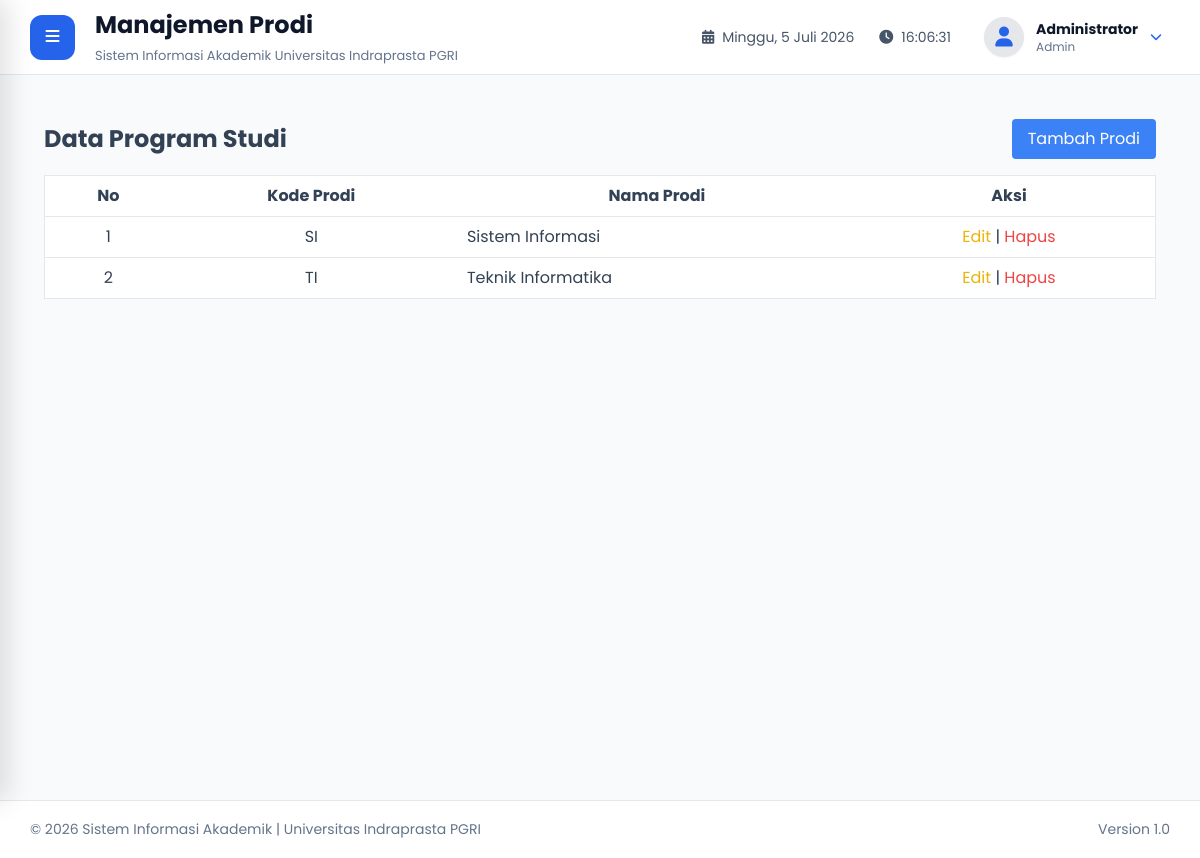
Screenshot of /admin/prodi/index.php (signed in) with the database file from the repository.
### tables this page shows
CREATE TABLE `prodi` (
  `id_prodi` CHAR(36) PRIMARY KEY,
  `kode_prodi` VARCHAR(10) UNIQUE NOT NULL,
  `nama_prodi` VARCHAR(100) NOT NULL
);

### admin/prodi/index.php (the view, shortened to what this page needs)
<?php
require_once "../../layout/header.php";
require_once "../../layout/sidebar.php";
require_once "../../layout/navbar.php";
require_once "../../config/koneksi.php";
$prodi = $pdo->query("SELECT * FROM prodi ORDER BY kode_prodi ASC")->fetchAll();
?>
<div class="p-6">
    <div class="flex justify-between items-center mb-4">
        <h1 class="text-2xl font-bold">Data Program Studi</h1>
        <a href="tambah.php" class="bg-blue-500 text-white px-4 py-2 rounded">Tambah Prodi</a>
    </div>
    <table class="min-w-full bg-white border">
        <thead>
            <tr>
                <th class="py-2 px-4 border-b">No</th>
                <th class="py-2 px-4 border-b">Kode Prodi</th>
                <th class="py-2 px-4 border-b">Nama Prodi</th>
                <th class="py-2 px-4 border-b">Aksi</th>
            </tr>
        </thead>
        <tbody>
            <?php foreach($prodi as $i => $p): ?>
            <tr>
                <td class="py-2 px-4 border-b text-center"><?= $i+1 ?></td>
                <td class="py-2 px-4 border-b text-center"><?= htmlspecialchars($p['kode_prodi']) ?></td>
                <td class="py-2 px-4 border-b"><?= htmlspecialchars($p['nama_prodi']) ?></td>
                <td class="py-2 px-4 border-b text-center">
                    <a href="edit.php?id=<?= $p['id_prodi'] ?>" class="text-yellow-500">Edit</a> |
                    <a href="hapus.php?id=<?= $p['id_prodi'] ?>" class="text-red-500" onclick="return confirm('Yakin hapus?')">Hapus</a>
                </td>
            </tr>
            <?php endforeach; ?>
        </tbody>
    </table>
</div>
<?php require_once "../../layout/footer.php"; ?>

### assets/css/style.css (style rules this page uses)
* { margin:0; padding:0; box-sizing:border-box; font-family:'Poppins',sans-serif; }
html { scroll-behavior:smooth; }
body { background:#f1f5f9; color:#334155; overflow-x:hidden; }
a { text-decoration:none; color:inherit; }
.text-center { text-align:center; }
.mb-4 { margin-bottom:40px; }
.rounded { border-radius:12px; }

### rows the page displays
prodi: kode_prodi "SI", nama_prodi "Sistem Informasi"
prodi: kode_prodi "TI", nama_prodi "Teknik Informatika"

### other values shown
$pageTitle "Manajemen Prodi"
$nama "Administrator"
$role "Admin"
NAMA_APLIKASI "Sistem Informasi Akademik"
NAMA_KAMPUS "Universitas Indraprasta PGRI"
VERSI "1.0"
